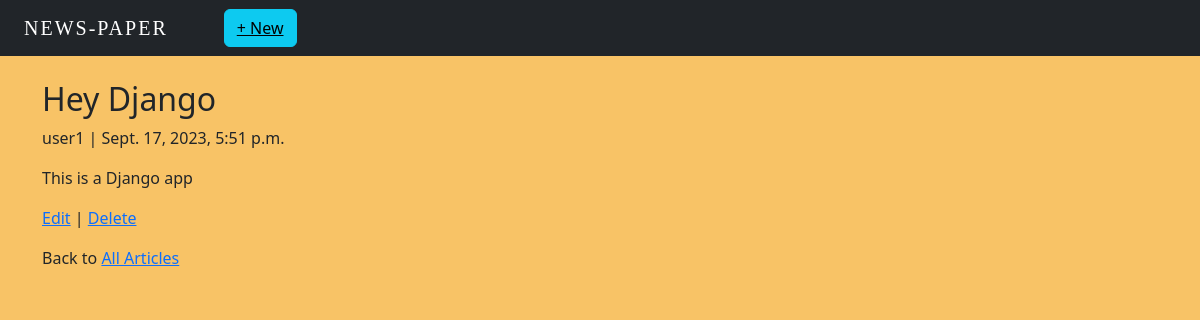
The app's page /news/8/ (signed in) with its own data.
### news/models.py (models this page shows, shortened)
class News(models.Model):
    title = models.CharField(max_length = 255)
    body = models.TextField()
    date = models.DateTimeField(auto_now_add=True)
    author = models.ForeignKey(get_user_model(), on_delete= models.CASCADE,)

### users/models.py (models this page shows)
class CustomUser(AbstractUser):
    age = models.PositiveIntegerField(null = True, blank = True)

### news/views.py (the view)
# urls.py: path("<int:pk>/", NewsDetailView.as_view(), name="news_detail"),
class NewsDetailView(DetailView):
    model= News
    template_name = 'news_detail.html'

### news/templates/news_detail.html
{% extends 'base.html' %}
{% block content %}
<body class = "body-color">
    <div class="news-entry">
        <h2>{{object.title}}</h2>
        <p>{{object.author}} | {{object.date}}</p>
        <p>{{object.body}}</p>
    </div>
    <p><a href="{% url 'news_edit' news.pk %}">Edit</a> |
        <a href="{% url 'news_delete' news.pk%}">Delete</a>
    </p>
    <p>Back to <a href="{% url 'news_list' %}">All Articles</a></p>
</body>
{% endblock content %}

### users/static/css/styles.css (style rules this page uses)
.body-color { background-color:#f8c366; }

### records on screen
News: title "Hey Django", author "user1", date "Sept. 17, 2023, 5:51 p.m.", body "This is a Django app"
